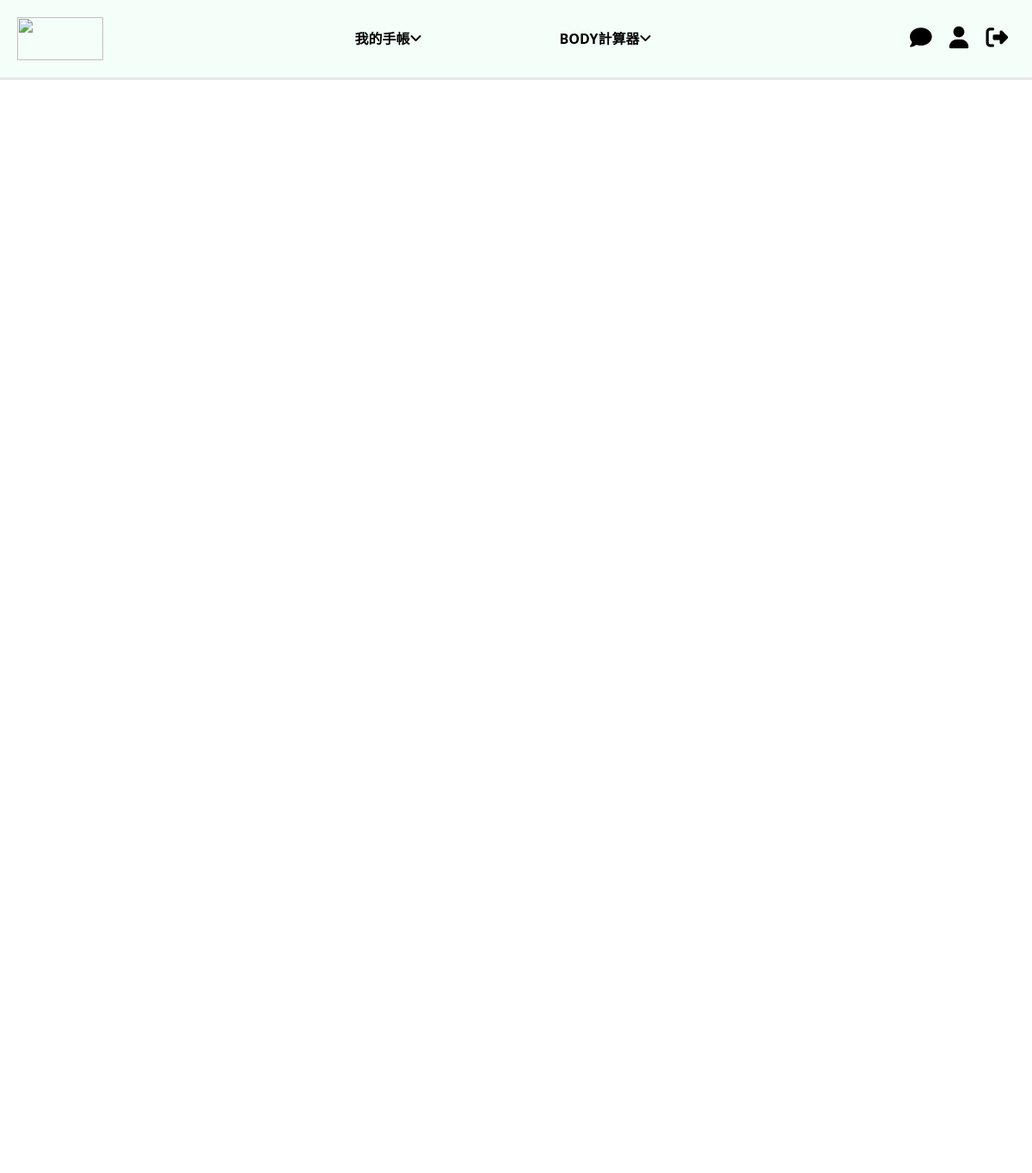
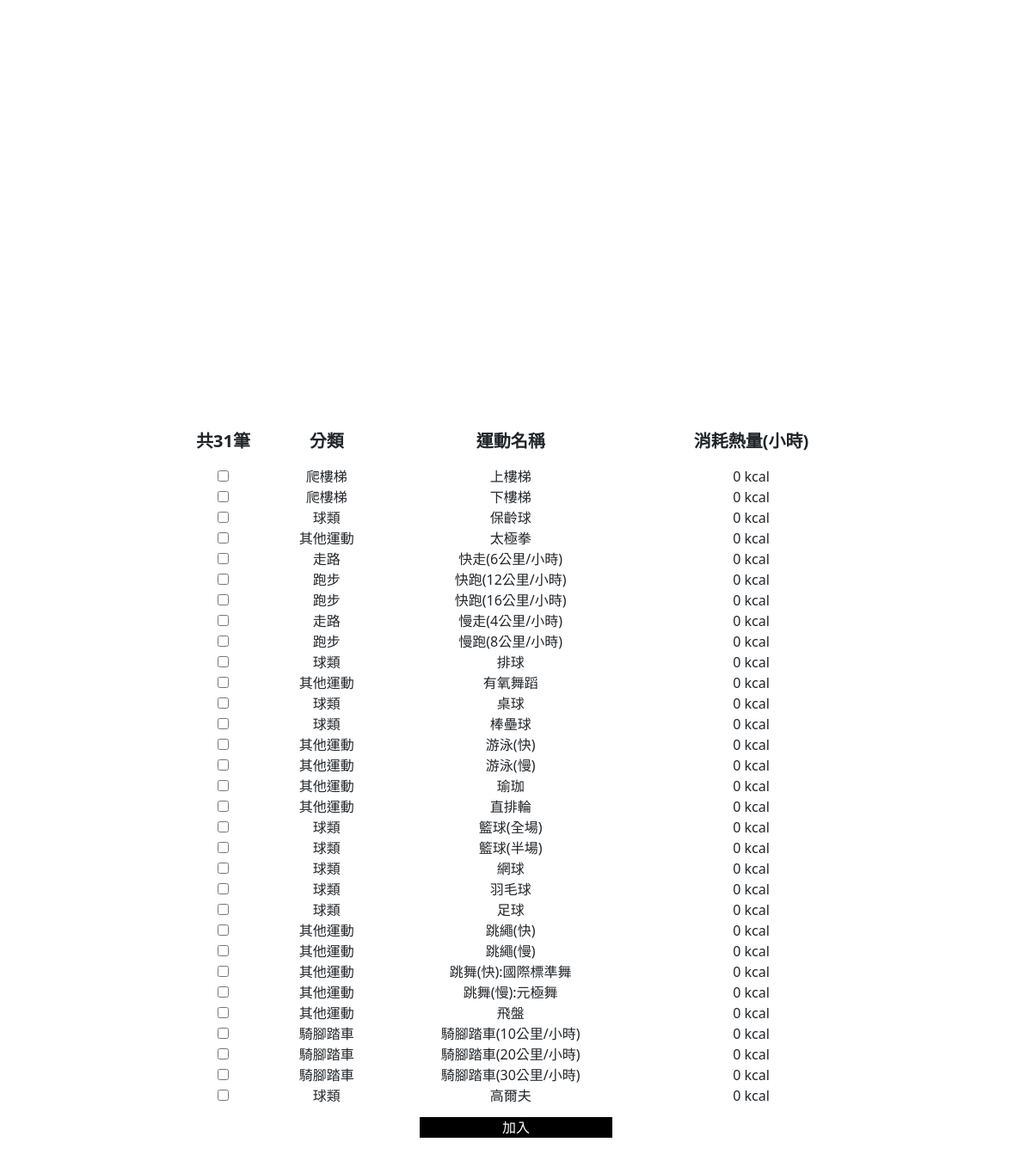
/choose_s.php, run on the app's committed database (2 pictures, top to bottom).
### tables this page shows
CREATE TABLE `sportlist` (
  `stype` varchar(8) NOT NULL,
  `sname` varchar(20) NOT NULL,
  `sunitc` float NOT NULL
);

### choose_s.php (the view, shortened to what this page needs)
<?php
    require("DBconnect.php");
?>
<!DOCTYPE html>
<html lang="zh-hant">
<head>
    <link href="https://cdn.jsdelivr.net/npm/bootstrap@5.0.1/dist/css/bootstrap.min.css" rel="stylesheet">
</head>
<body style="background-image:url('img/sport.jpg');background-size:cover;">
<header class="main-header">
    <div class="container" style="background-color:#f5fffa;border-bottom-style:solid;border-color:#e8e8e8">
        <a href="usermain.php" class="logo">
            <img src="img/heart.jpg" width='50' height='50'>
        </a>
        <ul class="nav">
            <li><a href='#'><b>我的手帳</b><span class="fa fa-angle-down"></span></a>
            </li>
            <li><a href='#'><b>BODY計算器</b><span class="fa fa-angle-down"></span></a>
            </li>
        </ul>
        <nav class="icon-nav">
            <a href='#' data-bs-toggle="modal" data-bs-target="#loginModal"><span class="fa fa-comment" style="font-size: 1.6em"></sapn></a>
            <a href='psndata.php'><span class="fa fa-user" style="font-size: 1.6em"></span></a>
            <a href='main.php'><span class="fa-solid fa-right-from-bracket" style="font-size: 1.6em"></span></a>
        </nav>
    </div>
</header>
<div class="personal" style="background-color:#fff;border-radius: 20px;width: 800px;margin-top: -150px;margin-left: -400px;">
    <form action="sport_sche.php" method="post" enctype="multipart/form-data">
    <?php
        $SQL="SELECT * FROM sportlist";
        $result=mysqli_query($link,$SQL);
        $data_nums=mysqli_num_rows($result);
        $result=mysqli_query($link,$SQL);
        echo "<table width='100%' height='100%'>";
        echo "<tr>";
        echo "<td height='50px' align='center'><h5><b>共".$data_nums."筆</td><td align='center'><h5><b>分類</td><td align='center'><h5><b>運動名稱</td><td align='center'><h5><b>消耗熱量(小時)</td></h5>";
        echo "</tr>";
            while($row=mysqli_fetch_assoc($result)){
                $sname=$row["sname"];
                echo "<tr>";
                echo "<td align='center'><input name='sport[]' type='checkbox' value='$sname'></td><td align='center'>".$row["stype"]."</td><td align='center'>".$row["sname"]."</td><td align='center'>".$row["sunitc"]*$weight." kcal"."</td>";
                echo "</tr>";
            }
        echo "<tr>";
        echo "<td height='50px' colspan='4' align='center'><input type='submit' value='加入' style='width:28%;background-color:#000;border:none;color:#fff;'/></td>";
        echo "</tr>";
        echo "</table>";
    ?>
    </form>
</div>
</body>
</html>

### choose_s.php (style rules this page uses)
* { margin: 0; padding: 0; list-style: none; }
.main-header .container { display: flex; position: fixed; align-items: center; padding: 20px; max-width: 100%; left: 0; right: 0; z-index: 80; }
.main-header .logo { width: 100px; }
.main-header .logo img { width: 100%; vertical-align: middle; }
.main-header .nav { margin: auto; display: flex; }
.main-header .nav a { color: #000; text-decoration: none; padding: 5px 5em; position: relative; }
.main-header .nav li { transform: translateY(0px); transition: .3s; }
.main-header .nav li:after { content: ''; position: absolute; left: 50%; right: 50%; bottom: -5px; height: 0; border-bottom: 1px solid #000; transition: .3s; }
.main-header .icon-nav a { text-decoration: none; padding: 5px 0.5em; color: #000; }
.personal { position:absolute; top:50%; left:50%; margin-top: -180px; margin-left: -300px; }

### data on the page
sportlist: stype "爬樓梯", sname "上樓梯", $row['sunitc']*$weight "0"
sportlist: stype "爬樓梯", sname "下樓梯", $row['sunitc']*$weight "0"
sportlist: stype "球類", sname "保齡球", $row['sunitc']*$weight "0"
sportlist: stype "其他運動", sname "太極拳", $row['sunitc']*$weight "0"
sportlist: stype "走路", sname "快走(6公里/小時)", $row['sunitc']*$weight "0"
sportlist: stype "跑步", sname "快跑(12公里/小時)", $row['sunitc']*$weight "0"
sportlist: stype "跑步", sname "快跑(16公里/小時)", $row['sunitc']*$weight "0"
sportlist: stype "走路", sname "慢走(4公里/小時)", $row['sunitc']*$weight "0"
sportlist: stype "跑步", sname "慢跑(8公里/小時)", $row['sunitc']*$weight "0"
sportlist: stype "球類", sname "排球", $row['sunitc']*$weight "0"
sportlist: stype "其他運動", sname "有氧舞蹈", $row['sunitc']*$weight "0"
sportlist: stype "球類", sname "桌球", $row['sunitc']*$weight "0"
sportlist: stype "球類", sname "棒壘球", $row['sunitc']*$weight "0"
sportlist: stype "其他運動", sname "游泳(快)", $row['sunitc']*$weight "0"
sportlist: stype "其他運動", sname "游泳(慢)", $row['sunitc']*$weight "0"
sportlist: stype "其他運動", sname "瑜珈", $row['sunitc']*$weight "0"
sportlist: stype "其他運動", sname "直排輪", $row['sunitc']*$weight "0"
sportlist: stype "球類", sname "籃球(全場)", $row['sunitc']*$weight "0"
sportlist: stype "球類", sname "籃球(半場)", $row['sunitc']*$weight "0"
sportlist: stype "球類", sname "網球", $row['sunitc']*$weight "0"
sportlist: stype "球類", sname "羽毛球", $row['sunitc']*$weight "0"
sportlist: stype "球類", sname "足球", $row['sunitc']*$weight "0"
sportlist: stype "其他運動", sname "跳繩(快)", $row['sunitc']*$weight "0"
sportlist: stype "其他運動", sname "跳繩(慢)", $row['sunitc']*$weight "0"
sportlist: stype "其他運動", sname "跳舞(快):國際標準舞", $row['sunitc']*$weight "0"
sportlist: stype "其他運動", sname "跳舞(慢):元極舞", $row['sunitc']*$weight "0"
sportlist: stype "其他運動", sname "飛盤", $row['sunitc']*$weight "0"
sportlist: stype "騎腳踏車", sname "騎腳踏車(10公里/小時)", $row['sunitc']*$weight "0"
sportlist: stype "騎腳踏車", sname "騎腳踏車(20公里/小時)", $row['sunitc']*$weight "0"
sportlist: stype "騎腳踏車", sname "騎腳踏車(30公里/小時)", $row['sunitc']*$weight "0"
sportlist: stype "球類", sname "高爾夫", $row['sunitc']*$weight "0"

### other printed values
$data_nums "31"
